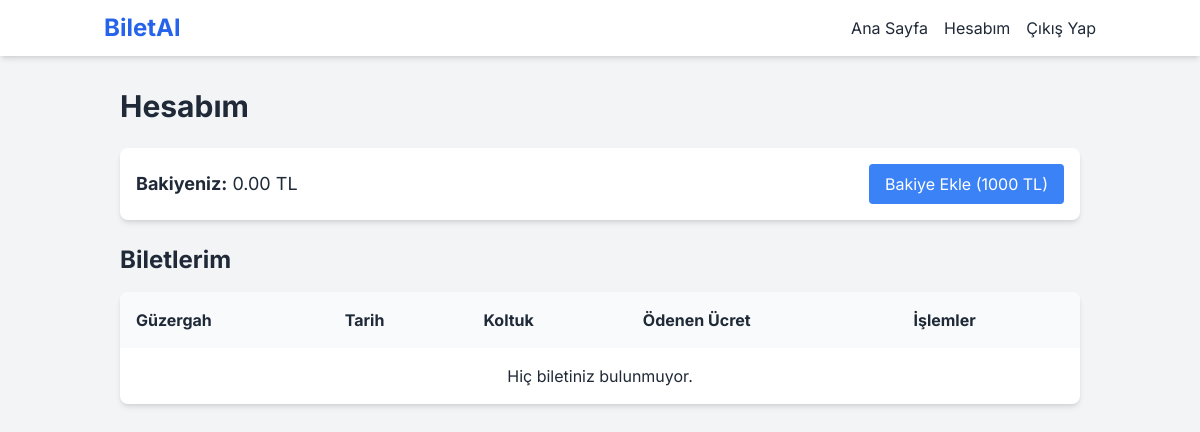
/hesabim.php (signed in), run on an earlier commit of the app's database.
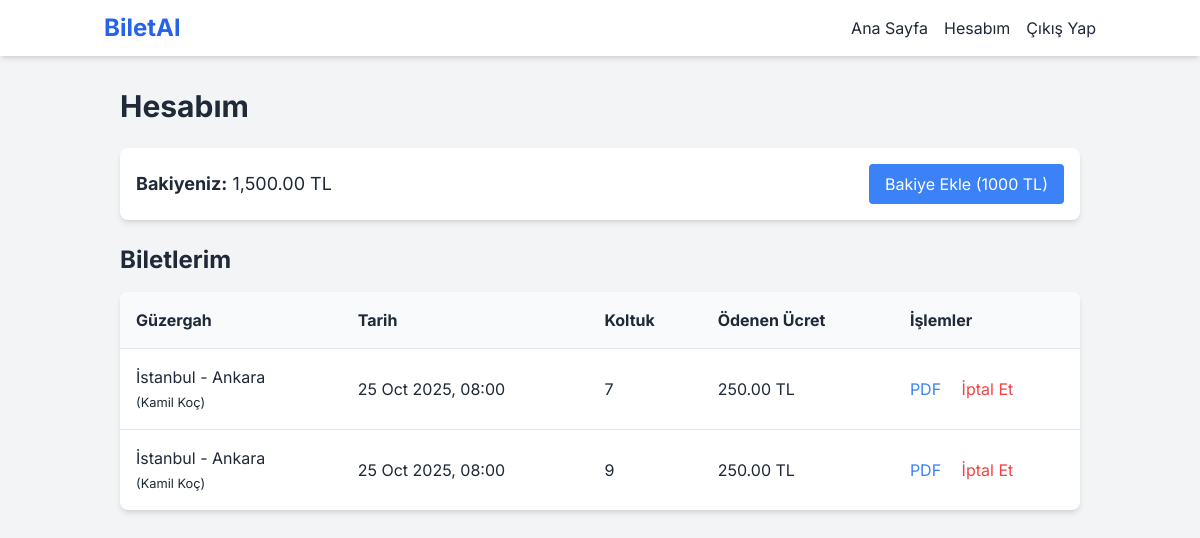
And on a later commit of the database.
### tables this page shows
CREATE TABLE users (
                id INTEGER PRIMARY KEY AUTOINCREMENT, fullname TEXT NOT NULL, email TEXT NOT NULL UNIQUE,
                password TEXT NOT NULL, role TEXT NOT NULL DEFAULT 'User', company_id INTEGER,
                balance REAL NOT NULL DEFAULT 0.0, FOREIGN KEY (company_id) REFERENCES companies(id)
            );

CREATE TABLE bookings (
                id INTEGER PRIMARY KEY AUTOINCREMENT, user_id INTEGER NOT NULL, trip_id INTEGER NOT NULL,
                seat_number INTEGER NOT NULL, price_paid REAL NOT NULL, booking_time TEXT DEFAULT CURRENT_TIMESTAMP,
                FOREIGN KEY (user_id) REFERENCES users(id), FOREIGN KEY (trip_id) REFERENCES trips(id)
            );

CREATE TABLE trips (
                id INTEGER PRIMARY KEY AUTOINCREMENT, company_id INTEGER NOT NULL, departure_location TEXT NOT NULL,
                arrival_location TEXT NOT NULL, departure_time TEXT NOT NULL, price REAL NOT NULL,
                seat_count INTEGER NOT NULL, FOREIGN KEY (company_id) REFERENCES companies(id)
            );

CREATE TABLE companies (id INTEGER PRIMARY KEY AUTOINCREMENT, name TEXT NOT NULL UNIQUE, created_at TEXT DEFAULT CURRENT_TIMESTAMP);

### helpers.php (called while the page is built, shortened)
<?php
function is_logged_in() {
    return isset($_SESSION['user_id']);
}

### hesabim.php (the view, shortened to what this page needs)
<?php
require_once 'config.php';
require_once 'helpers.php';
$stmt = $pdo->prepare("SELECT balance FROM users WHERE id = ?");
$stmt->execute([$_SESSION['user_id']]);
$balance = $stmt->fetchColumn();
$stmt = $pdo->prepare("SELECT b.*, t.departure_location, t.arrival_location, t.departure_time, c.name as company_name FROM bookings b JOIN trips t ON b.trip_id = t.id JOIN companies c ON t.company_id = c.id WHERE b.user_id = ? ORDER BY t.departure_time DESC");
$stmt->execute([$_SESSION['user_id']]);
$bookings = $stmt->fetchAll();
include 'header.php';
?>
<h1 class="text-3xl font-bold mb-6">Hesabım</h1>
<div class="flex justify-between items-center mb-6 bg-white p-4 rounded-lg shadow-md">
    <p class="text-lg"><strong>Bakiyeniz:</strong> <?php echo number_format($balance, 2); ?> TL</p>
    <form action="hesabim.php" method="POST">
        <button type="submit" name="add_balance" class="bg-blue-500 text-white px-4 py-2 rounded hover:bg-blue-600">Bakiye Ekle (1000 TL)</button>
    </form>
</div>
<h2 class="text-2xl font-bold mb-4">Biletlerim</h2>
<div class="bg-white rounded-lg shadow-md overflow-x-auto">
    <table class="w-full text-left">
        <thead class="bg-gray-50">
           <tr>
               <th class="p-4">Güzergah</th>
               <th class="p-4">Tarih</th>
               <th class="p-4">Koltuk</th>
               <th class="p-4">Ödenen Ücret</th>
               <th class="p-4">İşlemler</th>
           </tr>
        </thead>
        <tbody>
            <?php if (empty($bookings)): ?>
                <tr><td colspan="5" class="p-4 text-center">Hiç biletiniz bulunmuyor.</td></tr>
            <?php else: ?>
                <?php foreach($bookings as $booking):
                    $can_cancel = (new DateTime($booking['departure_time']) > (new DateTime())->add(new DateInterval('PT1H')));
                ?>
                <tr class="border-t">
                    <td class="p-4"><?php echo htmlspecialchars($booking['departure_location']) . ' - ' . htmlspecialchars($booking['arrival_location']); ?> <br><small>(<?php echo htmlspecialchars($booking['company_name']); ?>)</small></td>
                    <td class="p-4"><?php echo date('d M Y, H:i', strtotime($booking['departure_time'])); ?></td>
                    <td class="p-4"><?php echo $booking['seat_number']; ?></td>
                    <td class="p-4"><?php echo number_format($booking['price_paid'], 2); ?> TL</td>
                    <td class="p-4">
                         <a href="generate_pdf.php?booking_id=<?php echo $booking['id']; ?>" class="text-blue-500 hover:underline mr-4" target="_blank">PDF</a>
                         <?php if ($can_cancel): ?>
                         <form action="hesabim.php" method="POST" class="inline" onsubmit="return confirm('Bu bileti iptal etmek istediğinize emin misiniz?');">
                             <button type="submit" name="cancel_booking" class="text-red-500 hover:underline">İptal Et</button>
                         </form>
                         <?php endif; ?>
                    </td>
                </tr>
                <?php endforeach; ?>
            <?php endif; ?>
        </tbody>
    </table>
</div>
<?php require_once 'footer.php'; ?>

### header.php (shortened to what this page needs)
<?php
require_once 'helpers.php';
?>
<!DOCTYPE html>
<html lang="tr">
<head>
    <script src="https://cdn.tailwindcss.com"></script>
</head>
<body class="bg-gray-100 text-gray-800">
    <nav class="bg-white shadow-md">
        <div class="container mx-auto px-4 py-3 flex justify-between items-center">
            <a href="index.php" class="text-2xl font-bold text-blue-600">BiletAl</a>
            <div class="flex items-center space-x-4">
                <a href="index.php" class="hover:text-blue-500">Ana Sayfa</a>
                <?php if (is_logged_in()): ?>
                    <a href="hesabim.php" class="hover:text-blue-500">Hesabım</a>
                    <a href="logout.php" class="hover:text-blue-500">Çıkış Yap</a>
                <?php else: ?>
                    <a href="login.php" class="hover:text-blue-500">Giriş Yap</a>
                    <a href="register.php" class="bg-blue-500 text-white px-3 py-1 rounded hover:bg-blue-600">Kayıt Ol</a>
                <?php endif; ?>
            </div>
        </div>
    </nav>
    <main class="container mx-auto p-4 md:p-8">

### footer.php
    </main>
</body>
</html>

### header.php (style rules this page uses)
body { font-family: 'Inter', sans-serif; }

What changed in the data, as far as the page shows it:
changed users: balance "0.00" → "1,500.00"
added bookings: trip.departure_location "İstanbul", trip.arrival_location "Ankara", companies.name "Kamil Koç", trip.departure_time "25 Oct 2025, 08:00", seat_number "7", price_paid "250.00"
added bookings: trip.departure_location "İstanbul", trip.arrival_location "Ankara", companies.name "Kamil Koç", trip.departure_time "25 Oct 2025, 08:00", seat_number "9", price_paid "250.00"
Also different on the page:
text no longer shown: "Hiç biletiniz bulunmuyor."
